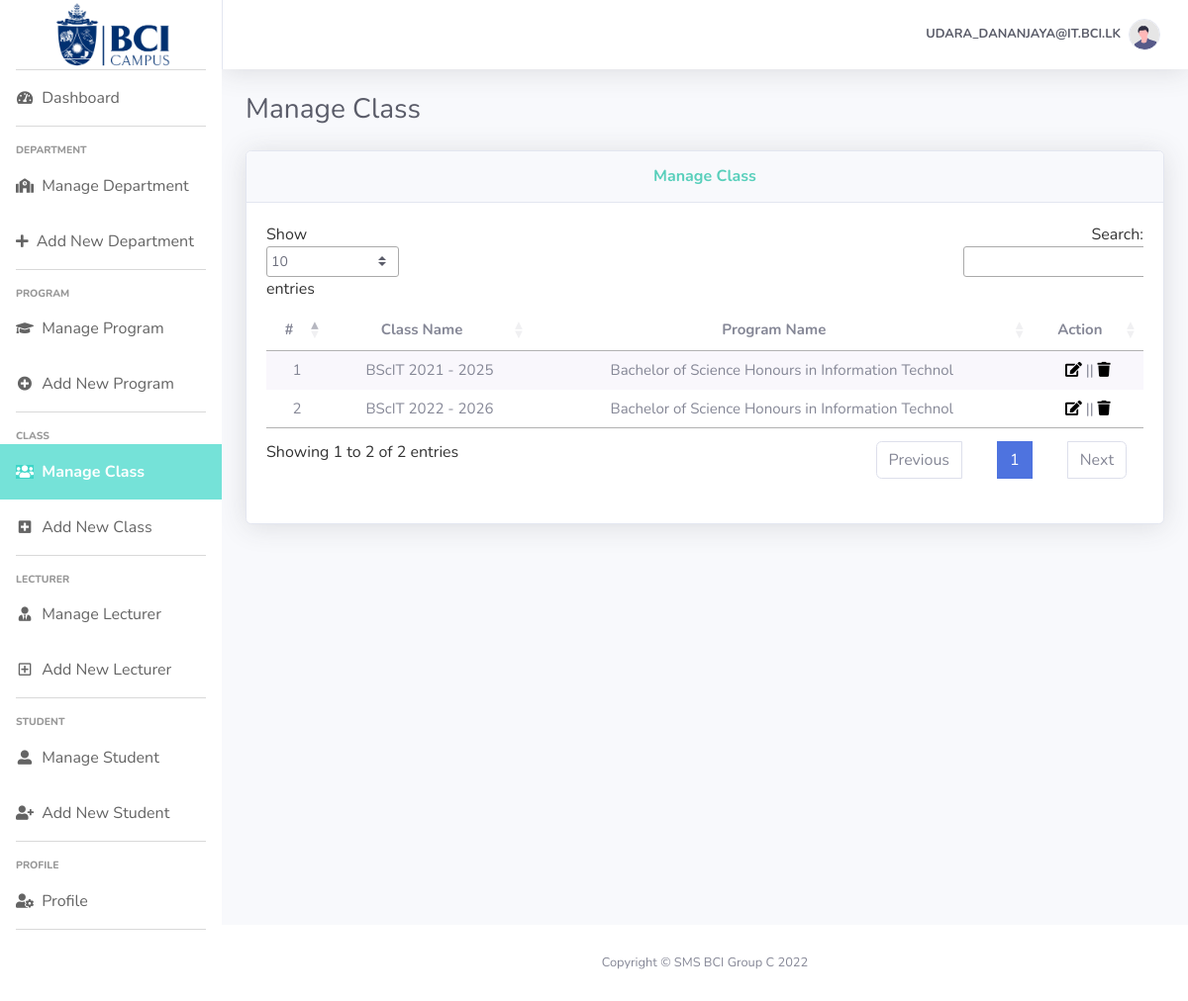
Page /Admin/Manage_Class.php (signed in) on the committed database.
### tables this page shows
CREATE TABLE `class` (
  `class_id` int(11) NOT NULL,
  `class_name` varchar(100) NOT NULL,
  `program_id` int(11) NOT NULL
);

CREATE TABLE `program` (
  `program_id` int(11) NOT NULL,
  `program_name` varchar(100) NOT NULL,
  `department_id` int(11) NOT NULL
);

### Admin/Manage_Class.php (the view, shortened to what this page needs)
<?php
require_once "../config/database.php";
require_once "layout/header.php";
require_once "layout/footer.php";
$sql = "SELECT * FROM `class` LEFT JOIN `program` ON `class`.`program_id` =`program`.`program_id`;";
$result = $conn->query($sql);
echo <<<EOT
<h1 class="h3 mb-4 text-gray-800">Manage Class</h1>
<div class="card shadow mb-4">
<div class="card-header py-3">
    <h6 class="m-0 font-weight-bold text-center" Style="color:#58cfbb;">Manage Class</h6>
</div>
<div class="card-body">
    <div class="table-responsive">
        <table class="stripe" style="text-align:center; white-space:nowrap;font-size: 15px;" id="dataTable" width="100%" cellspacing="0">
            <thead>
                <tr>
                    <th><center>#</center></th>
                    <th><center>Class Name</center></th>
                    <th><center>Program Name</center></th>
                    <th style="text-align: center;">Action</th>
                </tr>
            </thead>
            <tbody>
EOT;
if ($result->num_rows > 0) {
    $i=0;
    while($row = $result->fetch_assoc()) {
        $i++;
        echo <<<EOT
        <tr>
        <td>$i</td>
        <td>{$row["class_name"]}</td>
        <td>{$row["program_name"]}</td>
        <td> <a href='Update_Class?EditId={$row["class_id"]}'><i class="fas fa-edit"></i></a> || <a href='Manage_Class.php?DeleteId={$row["class_id"]}' onclick="return confirm('Do you really want to Delete ?');"> <i class="fas fa-trash"></i> </a> </td>
        </tr>
        EOT;
    }
        echo"</tbody></table></div></div></div>";
} else {
        echo"</tbody></table></div></div></div>";
}
?>

### rows in the picture
class: class_name "BScIT 2021 - 2025", program.program_name "Bachelor of Science Honours in Information Technol"
class: class_name "BScIT 2022 - 2026", program.program_name "Bachelor of Science Honours in Information Technol"

### other values in the picture
$username "UDARA_DANANJAYA@IT.BCI.LK"
